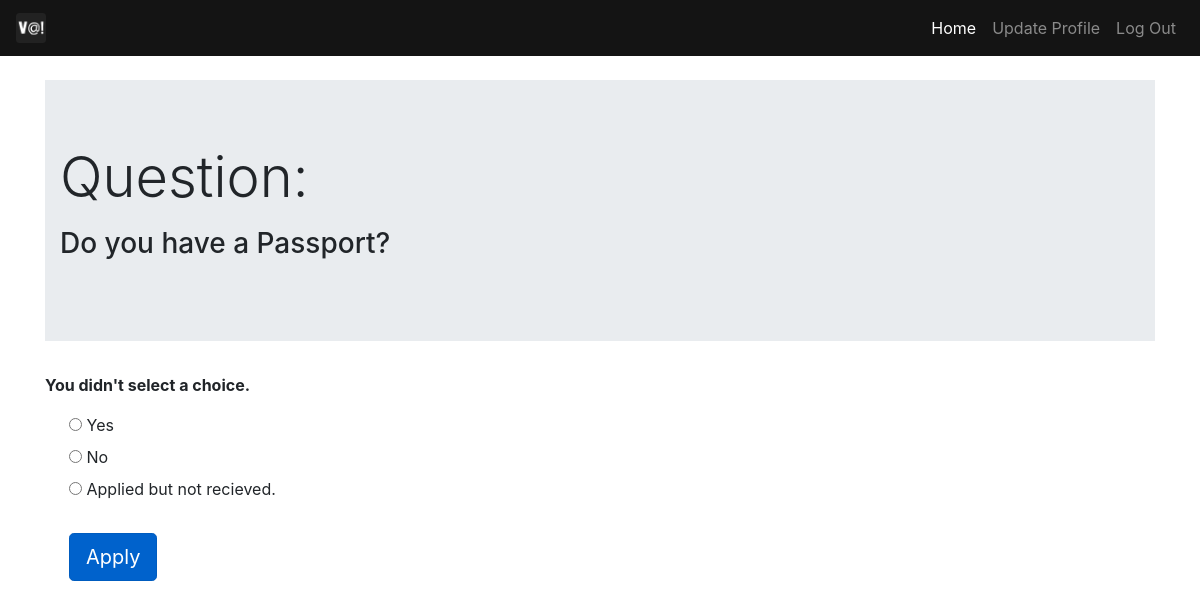
The page /1/vote/ (signed in) on the database its author committed.
### polls/models.py (models this page shows, shortened)
class Question(models.Model):
    question_text = models.CharField(max_length=200)
    pub_date = models.DateTimeField('date published')

class Choice(models.Model):
    question = models.ForeignKey(Question, on_delete=models.CASCADE)
    choice_text = models.CharField(max_length=200)
    votes = models.IntegerField(default=0)

### polls/views.py (the view)
# urls.py: path('<int:question_id>/vote/', views.vote, name='vote'),
@login_required
def vote(request, question_id):
    question = get_object_or_404(Question, pk=question_id)
    try:
        selected_choice = question.choice_set.get(pk=request.POST['choice'])
    except (KeyError, Choice.DoesNotExist):
        return render(request, 'polls/details.html', {
            'question': question,
            'error_message': "You didn't select a choice.",
        })
    else:
        selected_choice.votes += 1
        selected_choice.save()
        return HttpResponseRedirect(reverse('results', args=(question.id,)))

### polls/templates/polls/details.html (shortened to what this page needs)
{% extends 'polls/base.html' %}
{% block content %}
<br>
        <div class="jumbotron jumbotron-fluid">
          <div class="container">
            <h1 class="display-4">Question: </h1>
            <p class="lead"><h3>{{ question.question_text }}</h3></p>
          </div>
        </div>
        {% if error_message %}
        <p><strong>{{ error_message }}</strong></p>
        {% endif %}
          <form action="{% url 'vote' question.id %}" method="post" class="custom-control custom-radio">
            {% for choice in question.choice_set.all %}
              <input type="radio" name="choice" id="choice{{ forloop.counter }}" value="{{ choice.id }}">
              <label for="choice{{ forloop.counter }}">{{ choice.choice_text }}</label><br>
            {% endfor %}
            <br>
            <input type="submit" value="Apply" class="btn btn-primary btn-lg active" role="button">
          </form>
{% endblock %}

### polls/static/polls/css/style.css (style rules this page uses)
html, body { height: 100%; }

### rows shown on the page
Question: question_text "Do you have a Passport?"
Choice: choice_text "Yes"
Choice: choice_text "No"
Choice: choice_text "Applied but not recieved."

### other values the page prints
{{ error_message }} "You didn't select a choice."
